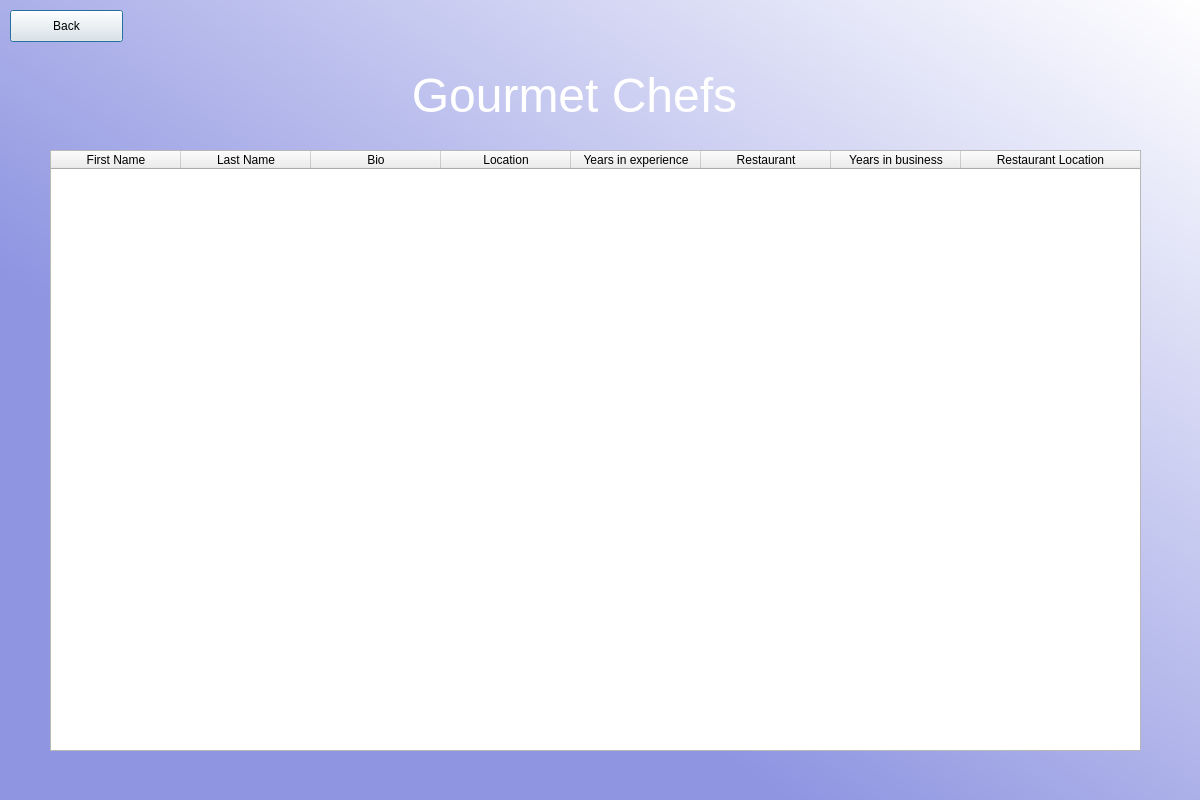
<?xml version="1.0" encoding="UTF-8"?>
<ui version="4.0">
 <class>Dialog</class>
 <widget class="QDialog" name="Dialog">
  <property name="geometry">
   <rect>
    <x>0</x>
    <y>0</y>
    <width>1200</width>
    <height>800</height>
   </rect>
  </property>
  <property name="windowTitle">
   <string>Dialog</string>
  </property>
  <widget class="QWidget" name="widget" native="true">
   <property name="geometry">
    <rect>
     <x>0</x>
     <y>0</y>
     <width>1201</width>
     <height>801</height>
    </rect>
   </property>
   <property name="styleSheet">
    <string notr="true">QWidget#widget{
background-color:qlineargradient(spread:pad, x1:0.275626, y1:0.715909, x2:1, y2:0, stop:0.0689655 rgba(143, 149, 225, 255), stop:1 rgba(255, 255, 255, 255));}</string>
   </property>
   <widget class="QTableWidget" name="listOfChef">
    <property name="geometry">
     <rect>
      <x>50</x>
      <y>150</y>
      <width>1091</width>
      <height>601</height>
     </rect>
    </property>
    <property name="sizeAdjustPolicy">
     <enum>QAbstractScrollArea::AdjustToContents</enum>
    </property>
    <property name="editTriggers">
     <set>QAbstractItemView::NoEditTriggers</set>
    </property>
    <property name="wordWrap">
     <bool>true</bool>
    </property>
    <attribute name="horizontalHeaderCascadingSectionResizes">
     <bool>false</bool>
    </attribute>
    <attribute name="horizontalHeaderDefaultSectionSize">
     <number>130</number>
    </attribute>
    <attribute name="horizontalHeaderMinimumSectionSize">
     <number>120</number>
    </attribute>
    <attribute name="horizontalHeaderStretchLastSection">
     <bool>true</bool>
    </attribute>
    <column>
     <property name="text">
      <string>First Name</string>
     </property>
    </column>
    <column>
     <property name="text">
      <string>Last Name</string>
     </property>
    </column>
    <column>
     <property name="text">
      <string>Bio</string>
     </property>
    </column>
    <column>
     <property name="text">
      <string>Location</string>
     </property>
    </column>
    <column>
     <property name="text">
      <string>Years in experience</string>
     </property>
    </column>
    <column>
     <property name="text">
      <string>Restaurant</string>
     </property>
    </column>
    <column>
     <property name="text">
      <string>Years in business</string>
     </property>
    </column>
    <column>
     <property name="text">
      <string>Restaurant Location</string>
     </property>
    </column>
   </widget>
   <widget class="QPushButton" name="back">
    <property name="enabled">
     <bool>true</bool>
    </property>
    <property name="geometry">
     <rect>
      <x>10</x>
      <y>10</y>
      <width>113</width>
      <height>32</height>
     </rect>
    </property>
    <property name="text">
     <string>Back</string>
    </property>
    <property name="autoDefault">
     <bool>true</bool>
    </property>
   </widget>
   <widget class="QLabel" name="errorLabel">
    <property name="geometry">
     <rect>
      <x>400</x>
      <y>20</y>
      <width>451</width>
      <height>21</height>
     </rect>
    </property>
    <property name="styleSheet">
     <string notr="true">font: 12pt &quot;Times New Roman&quot;; color: rgb(255, 0, 16)</string>
    </property>
    <property name="text">
     <string/>
    </property>
    <property name="alignment">
     <set>Qt::AlignCenter</set>
    </property>
   </widget>
   <widget class="QLabel" name="label">
    <property name="geometry">
     <rect>
      <x>229</x>
      <y>65</y>
      <width>691</width>
      <height>61</height>
     </rect>
    </property>
    <property name="font">
     <font>
      <family>.AppleSystemUIFont</family>
      <pointsize>36</pointsize>
      <weight>50</weight>
      <italic>false</italic>
      <bold>false</bold>
     </font>
    </property>
    <property name="styleSheet">
     <string notr="true">font: 36pt &quot;.AppleSystemUIFont&quot;; color:rgb(255, 255, 255)</string>
    </property>
    <property name="text">
     <string>Gourmet Chefs</string>
    </property>
    <property name="alignment">
     <set>Qt::AlignCenter</set>
    </property>
   </widget>
  </widget>
 </widget>
 <resources/>
 <connections/>
</ui>
